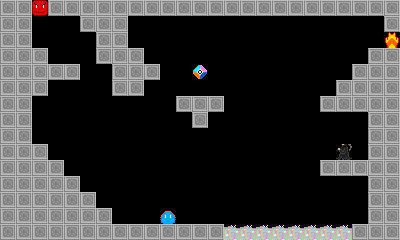

This game map was drawn from its Tiled (.tmx) file and the tilesets committed beside it. A one-line description and the full map source follow:
An orthogonal 25x15 tile map with 16x16 px tiles, 1 tile layer (Tile Layer 1).

<map version="1.0" orientation="orthogonal" renderorder="right-down" width="25" height="15" tilewidth="16" tileheight="16" nextobjectid="1">
 <tileset firstgid="1" name="base" tilewidth="16" tileheight="16" spacing="1" tilecount="13">
  <image source="../graphics/tile.png" width="221" height="16" />
 </tileset>
 <layer name="Tile Layer 1" width="25" height="15">
  <data>
   <tile gid="1" />
   <tile gid="1" />
   <tile gid="3" />
   <tile gid="1" />
   <tile gid="1" />
   <tile gid="1" />
   <tile gid="1" />
   <tile gid="1" />
   <tile gid="1" />
   <tile gid="1" />
   <tile gid="1" />
   <tile gid="1" />
   <tile gid="1" />
   <tile gid="1" />
   <tile gid="1" />
   <tile gid="1" />
   <tile gid="1" />
   <tile gid="1" />
   <tile gid="1" />
   <tile gid="1" />
   <tile gid="1" />
   <tile gid="1" />
   <tile gid="1" />
   <tile gid="1" />
   <tile gid="1" />
   <tile gid="1" />
   <tile gid="1" />
   <tile gid="0" />
   <tile gid="0" />
   <tile gid="0" />
   <tile gid="1" />
   <tile gid="1" />
   <tile gid="1" />
   <tile gid="0" />
   <tile gid="0" />
   <tile gid="0" />
   <tile gid="0" />
   <tile gid="0" />
   <tile gid="0" />
   <tile gid="0" />
   <tile gid="0" />
   <tile gid="0" />
   <tile gid="0" />
   <tile gid="0" />
   <tile gid="0" />
   <tile gid="0" />
   <tile gid="0" />
   <tile gid="0" />
   <tile gid="0" />
   <tile gid="1" />
   <tile gid="1" />
   <tile gid="1" />
   <tile gid="0" />
   <tile gid="0" />
   <tile gid="0" />
   <tile gid="0" />
   <tile gid="1" />
   <tile gid="1" />
   <tile gid="0" />
   <tile gid="0" />
   <tile gid="0" />
   <tile gid="0" />
   <tile gid="0" />
   <tile gid="0" />
   <tile gid="0" />
   <tile gid="0" />
   <tile gid="0" />
   <tile gid="0" />
   <tile gid="0" />
   <tile gid="0" />
   <tile gid="0" />
   <tile gid="0" />
   <tile gid="0" />
   <tile gid="0" />
   <tile gid="2" />
   <tile gid="1" />
   <tile gid="1" />
   <tile gid="1" />
   <tile gid="0" />
   <tile gid="0" />
   <tile gid="0" />
   <tile gid="1" />
   <tile gid="1" />
   <tile gid="1" />
   <tile gid="0" />
   <tile gid="0" />
   <tile gid="0" />
   <tile gid="0" />
   <tile gid="0" />
   <tile gid="0" />
   <tile gid="0" />
   <tile gid="0" />
   <tile gid="0" />
   <tile gid="0" />
   <tile gid="0" />
   <tile gid="0" />
   <tile gid="0" />
   <tile gid="0" />
   <tile gid="1" />
   <tile gid="1" />
   <tile gid="1" />
   <tile gid="1" />
   <tile gid="1" />
   <tile gid="1" />
   <tile gid="1" />
   <tile gid="0" />
   <tile gid="0" />
   <tile gid="1" />
   <tile gid="1" />
   <tile gid="1" />
   <tile gid="0" />
   <tile gid="0" />
   <tile gid="10" />
   <tile gid="0" />
   <tile gid="0" />
   <tile gid="0" />
   <tile gid="0" />
   <tile gid="0" />
   <tile gid="0" />
   <tile gid="0" />
   <tile gid="0" />
   <tile gid="0" />
   <tile gid="1" />
   <tile gid="1" />
   <tile gid="1" />
   <tile gid="1" />
   <tile gid="1" />
   <tile gid="1" />
   <tile gid="0" />
   <tile gid="0" />
   <tile gid="0" />
   <tile gid="0" />
   <tile gid="1" />
   <tile gid="1" />
   <tile gid="0" />
   <tile gid="0" />
   <tile gid="0" />
   <tile gid="0" />
   <tile gid="0" />
   <tile gid="0" />
   <tile gid="0" />
   <tile gid="0" />
   <tile gid="0" />
   <tile gid="0" />
   <tile gid="0" />
   <tile gid="0" />
   <tile gid="1" />
   <tile gid="1" />
   <tile gid="1" />
   <tile gid="1" />
   <tile gid="1" />
   <tile gid="1" />
   <tile gid="0" />
   <tile gid="0" />
   <tile gid="0" />
   <tile gid="0" />
   <tile gid="0" />
   <tile gid="0" />
   <tile gid="0" />
   <tile gid="0" />
   <tile gid="0" />
   <tile gid="1" />
   <tile gid="1" />
   <tile gid="1" />
   <tile gid="0" />
   <tile gid="0" />
   <tile gid="0" />
   <tile gid="0" />
   <tile gid="0" />
   <tile gid="0" />
   <tile gid="1" />
   <tile gid="1" />
   <tile gid="1" />
   <tile gid="1" />
   <tile gid="1" />
   <tile gid="1" />
   <tile gid="1" />
   <tile gid="0" />
   <tile gid="0" />
   <tile gid="0" />
   <tile gid="0" />
   <tile gid="0" />
   <tile gid="0" />
   <tile gid="0" />
   <tile gid="0" />
   <tile gid="0" />
   <tile gid="0" />
   <tile gid="1" />
   <tile gid="0" />
   <tile gid="0" />
   <tile gid="0" />
   <tile gid="0" />
   <tile gid="0" />
   <tile gid="0" />
   <tile gid="0" />
   <tile gid="0" />
   <tile gid="0" />
   <tile gid="0" />
   <tile gid="1" />
   <tile gid="1" />
   <tile gid="1" />
   <tile gid="1" />
   <tile gid="0" />
   <tile gid="0" />
   <tile gid="0" />
   <tile gid="0" />
   <tile gid="0" />
   <tile gid="0" />
   <tile gid="0" />
   <tile gid="0" />
   <tile gid="0" />
   <tile gid="0" />
   <tile gid="0" />
   <tile gid="0" />
   <tile gid="0" />
   <tile gid="0" />
   <tile gid="0" />
   <tile gid="0" />
   <tile gid="0" />
   <tile gid="0" />
   <tile gid="0" />
   <tile gid="0" />
   <tile gid="0" />
   <tile gid="1" />
   <tile gid="1" />
   <tile gid="1" />
   <tile gid="1" />
   <tile gid="1" />
   <tile gid="0" />
   <tile gid="0" />
   <tile gid="0" />
   <tile gid="0" />
   <tile gid="0" />
   <tile gid="0" />
   <tile gid="0" />
   <tile gid="0" />
   <tile gid="0" />
   <tile gid="0" />
   <tile gid="0" />
   <tile gid="0" />
   <tile gid="0" />
   <tile gid="0" />
   <tile gid="0" />
   <tile gid="0" />
   <tile gid="0" />
   <tile gid="0" />
   <tile gid="9" />
   <tile gid="0" />
   <tile gid="1" />
   <tile gid="1" />
   <tile gid="1" />
   <tile gid="1" />
   <tile gid="1" />
   <tile gid="1" />
   <tile gid="0" />
   <tile gid="0" />
   <tile gid="0" />
   <tile gid="0" />
   <tile gid="0" />
   <tile gid="0" />
   <tile gid="0" />
   <tile gid="0" />
   <tile gid="0" />
   <tile gid="0" />
   <tile gid="0" />
   <tile gid="0" />
   <tile gid="0" />
   <tile gid="0" />
   <tile gid="0" />
   <tile gid="0" />
   <tile gid="1" />
   <tile gid="1" />
   <tile gid="1" />
   <tile gid="1" />
   <tile gid="1" />
   <tile gid="1" />
   <tile gid="1" />
   <tile gid="1" />
   <tile gid="1" />
   <tile gid="1" />
   <tile gid="0" />
   <tile gid="0" />
   <tile gid="0" />
   <tile gid="0" />
   <tile gid="0" />
   <tile gid="0" />
   <tile gid="0" />
   <tile gid="0" />
   <tile gid="0" />
   <tile gid="0" />
   <tile gid="0" />
   <tile gid="0" />
   <tile gid="0" />
   <tile gid="0" />
   <tile gid="0" />
   <tile gid="0" />
   <tile gid="0" />
   <tile gid="0" />
   <tile gid="1" />
   <tile gid="1" />
   <tile gid="1" />
   <tile gid="1" />
   <tile gid="1" />
   <tile gid="1" />
   <tile gid="1" />
   <tile gid="1" />
   <tile gid="0" />
   <tile gid="0" />
   <tile gid="0" />
   <tile gid="0" />
   <tile gid="0" />
   <tile gid="0" />
   <tile gid="0" />
   <tile gid="0" />
   <tile gid="0" />
   <tile gid="0" />
   <tile gid="0" />
   <tile gid="0" />
   <tile gid="0" />
   <tile gid="0" />
   <tile gid="0" />
   <tile gid="0" />
   <tile gid="0" />
   <tile gid="1" />
   <tile gid="1" />
   <tile gid="1" />
   <tile gid="1" />
   <tile gid="1" />
   <tile gid="1" />
   <tile gid="1" />
   <tile gid="1" />
   <tile gid="1" />
   <tile gid="0" />
   <tile gid="0" />
   <tile gid="0" />
   <tile gid="4" />
   <tile gid="0" />
   <tile gid="0" />
   <tile gid="0" />
   <tile gid="0" />
   <tile gid="0" />
   <tile gid="0" />
   <tile gid="0" />
   <tile gid="0" />
   <tile gid="0" />
   <tile gid="0" />
   <tile gid="0" />
   <tile gid="0" />
   <tile gid="1" />
   <tile gid="1" />
   <tile gid="1" />
   <tile gid="1" />
   <tile gid="1" />
   <tile gid="1" />
   <tile gid="1" />
   <tile gid="1" />
   <tile gid="1" />
   <tile gid="1" />
   <tile gid="1" />
   <tile gid="1" />
   <tile gid="1" />
   <tile gid="1" />
   <tile gid="1" />
   <tile gid="1" />
   <tile gid="5" />
   <tile gid="5" />
   <tile gid="5" />
   <tile gid="5" />
   <tile gid="5" />
   <tile gid="5" />
   <tile gid="5" />
   <tile gid="5" />
   <tile gid="1" />
   <tile gid="1" />
   <tile gid="1" />
  </data>
 </layer>
</map>
